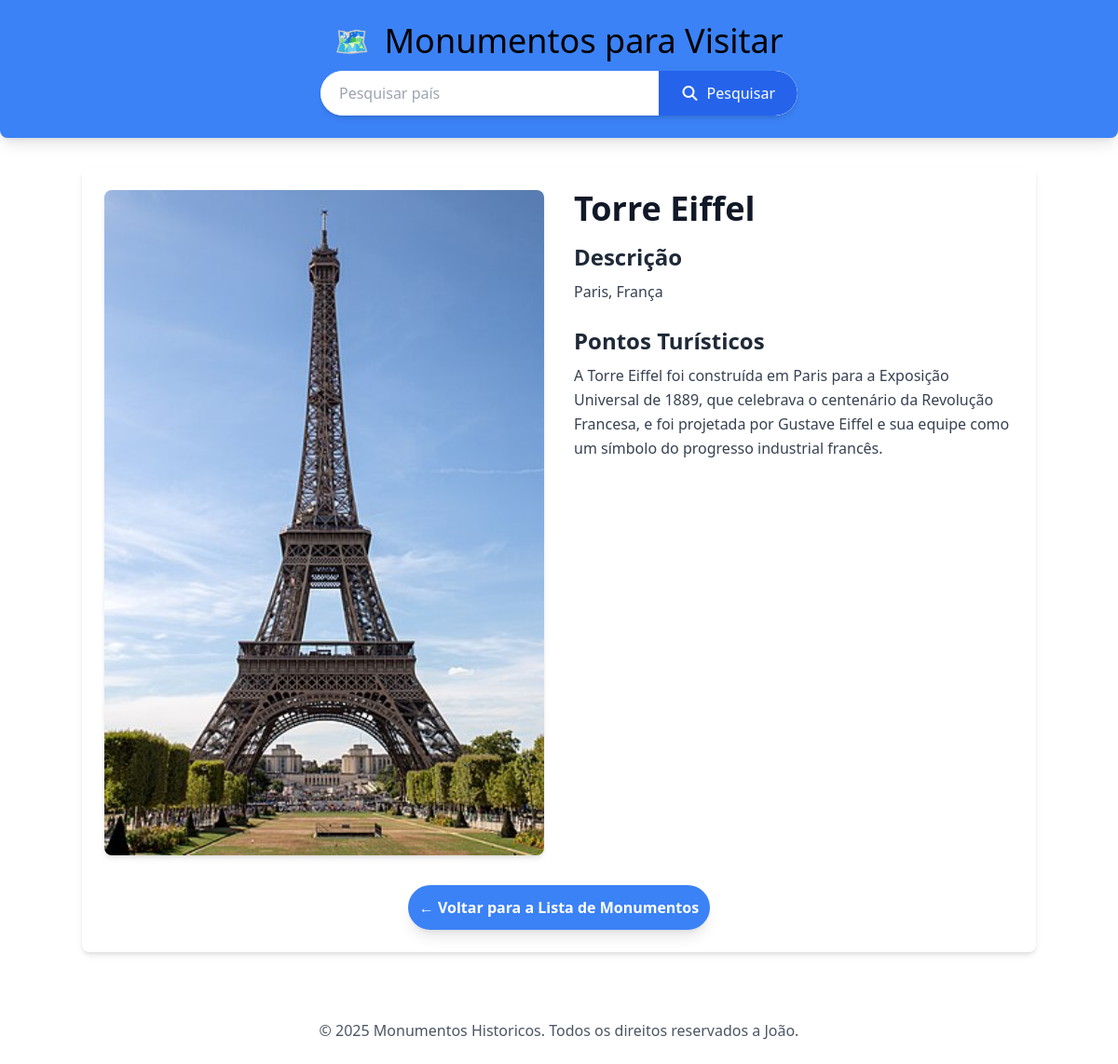
Screenshot of /galeria/4/ with the database file from the repository.
### galeria/models.py (models this page shows, shortened)
class Pais(models.Model):
    title = models.CharField(max_length=200)
    description = models.TextField()
    tourism = models.TextField()
    image = models.ImageField(upload_to='galeria/images/', blank=True, null=True)
    created_at = models.DateTimeField(auto_now_add=True)
    updated_at = models.DateTimeField(auto_now=True)
    class Meta:
        verbose_name = "Pais"
        verbose_name_plural = "Paises"
        ordering = ['title']

### galeria/views.py (the view)
# urls.py: path('galeria/<int:id>/', views.pais_detail, name='pais_detail'),
def pais_detail(request, id):
    pais = get_object_or_404(Pais, pk=id)
    context = {
        'pais': pais,
    }
    return render(request, 'galeria/pais.html', context)

### galeria/templates/galeria/pais.html (shortened to what this page needs)
<!DOCTYPE html>
<html lang="en">
<head>
    <script src="https://cdn.tailwindcss.com"></script>
    <link rel="stylesheet" href="https://cdnjs.cloudflare.com/ajax/libs/font-awesome/7.0.0/css/all.min.css"
 />
</head>
<body>
    <header class="bg-blue-500 text-white p-6 shadow-lg rounded-b-lg">
        <div class="container mx-auto flex flex-col gap-3 items-center">
            <div class="flex items-center">
                <div class="text-3xl mr-4">
                    🗺️
                </div>
                <h1 class="text-4xl text-black text-center sm:text-left">
                    Monumentos para Visitar
                </h1>
            </div>
            <form method="get" action="#"
            class="w-full max-w-lg flex bg-white rounded-full shadow-md overflow-hidden">
                <input type="text" name="q" placeholder="Pesquisar país"
                class="flex-grow p-3 text-gray-700 focus:outline-none focus:ring-2 focus:ring-orange-500 rounded-l-full pl-5">
                <button type="submit" class="bg-blue-600 hover:bg-blue-900 text-white p-3 px-6 rounded-r-full transition duration-300 ease-in-out flex items-center justify-center"><i class="fas fa-search mr-2"></i> Pesquisar</button>
            </form>
        </div>
    </header>
    <main class="container mx-auto p-6 mt-8 bg-white rounded-lg shadow-md">
        <div class="flex flex-col md:flex-row gap-8">
            {% if pais.image %}
                <div class="md:w-1/2">
                    <img src="{{pais.image.url}}" alt="[Imagem de {{pais.title}}]" class="w-full h-auto object-cover rounded-lg shadow-md">
                </div>
            {% endif %}
            <div class="md:w-1/2">
                <h2 class="text-4xl font-bold text-gray-900 mb-4">{{pais.title}}</h2>
                <h3 class="text-2xl font-semibold text-gray-800 mb-2">Descrição</h3>
                <p class="text-gray-700 mb-6 leading-relaxed">{{pais.description}}</p>
                <h3 class="text-2xl font-semibold text-gray-800 mb-2">Pontos Turísticos</h3>
                <p class="text-gray-700 mb-6 leading-relaxed whitespace-pre-wrap">{{pais.tourism}}</p>
            </div>
        </div>
        <div class="mt-8 text-center">
            <a href="{% url 'home' %}" class="inline-block bg-blue-500 hover:bg-blue-800 text-white font-bold py-3 px-3 rounded-full transition duration-300 ease-in-out shadow-lg">
                &larr; Voltar para a Lista de Monumentos
            </a>
        </div>
    </main>
    <footer class="mt-12 p-6 text-center text-gray-600">
        <p>&copy; 2025 Monumentos Historicos. Todos os direitos reservados a João.</p>
    </footer>
</body>
</html>

### rows the page displays
Pais: image (picture), title "Torre Eiffel", description "Paris, França", tourism "A Torre Eiffel foi construída em Paris para a Exposição Universal de 1889, que celebrava o centenário da Revolução Francesa, e foi projetada por Gustave Eiffel e sua equipe como um símbolo do progresso industrial francês."
